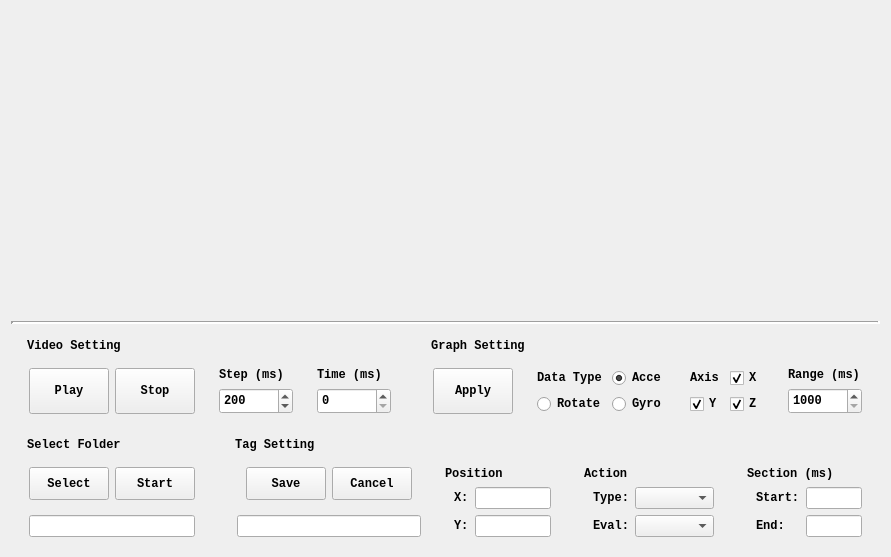
<?xml version="1.0" encoding="UTF-8"?>
<ui version="4.0">
 <class>DataMarker</class>
 <widget class="QWidget" name="DataMarker">
  <property name="geometry">
   <rect>
    <x>0</x>
    <y>0</y>
    <width>866</width>
    <height>557</height>
   </rect>
  </property>
  <property name="sizePolicy">
   <sizepolicy hsizetype="Preferred" vsizetype="Fixed">
    <horstretch>3</horstretch>
    <verstretch>0</verstretch>
   </sizepolicy>
  </property>
  <property name="font">
   <font>
    <family>Consolas</family>
    <pointsize>9</pointsize>
    <weight>75</weight>
    <italic>false</italic>
    <bold>true</bold>
   </font>
  </property>
  <property name="windowTitle">
   <string>DataMarker</string>
  </property>
  <property name="styleSheet">
   <string notr="true"/>
  </property>
  <layout class="QGridLayout" name="gridLayout">
   <item row="0" column="0">
    <widget class="QWidget" name="ShowWidget" native="true">
     <property name="sizePolicy">
      <sizepolicy hsizetype="Preferred" vsizetype="Preferred">
       <horstretch>0</horstretch>
       <verstretch>3</verstretch>
      </sizepolicy>
     </property>
     <layout class="QHBoxLayout" name="horizontalLayout">
      <property name="leftMargin">
       <number>0</number>
      </property>
      <property name="topMargin">
       <number>0</number>
      </property>
      <property name="rightMargin">
       <number>0</number>
      </property>
      <property name="bottomMargin">
       <number>0</number>
      </property>
      <item>
       <widget class="QWidget" name="VideoWidget" native="true">
        <property name="sizePolicy">
         <sizepolicy hsizetype="Preferred" vsizetype="Preferred">
          <horstretch>1</horstretch>
          <verstretch>0</verstretch>
         </sizepolicy>
        </property>
        <property name="styleSheet">
         <string notr="true"/>
        </property>
       </widget>
      </item>
      <item>
       <widget class="QWidget" name="GraphWidget" native="true">
        <property name="sizePolicy">
         <sizepolicy hsizetype="Preferred" vsizetype="Preferred">
          <horstretch>1</horstretch>
          <verstretch>0</verstretch>
         </sizepolicy>
        </property>
        <property name="styleSheet">
         <string notr="true"/>
        </property>
       </widget>
      </item>
     </layout>
    </widget>
   </item>
   <item row="2" column="0">
    <widget class="Line" name="line">
     <property name="frameShadow">
      <enum>QFrame::Sunken</enum>
     </property>
     <property name="lineWidth">
      <number>3</number>
     </property>
     <property name="orientation">
      <enum>Qt::Horizontal</enum>
     </property>
    </widget>
   </item>
   <item row="3" column="0">
    <widget class="QWidget" name="InputWidget" native="true">
     <property name="sizePolicy">
      <sizepolicy hsizetype="Preferred" vsizetype="Preferred">
       <horstretch>0</horstretch>
       <verstretch>2</verstretch>
      </sizepolicy>
     </property>
     <layout class="QVBoxLayout" name="verticalLayout">
      <property name="leftMargin">
       <number>0</number>
      </property>
      <property name="topMargin">
       <number>0</number>
      </property>
      <property name="rightMargin">
       <number>0</number>
      </property>
      <property name="bottomMargin">
       <number>0</number>
      </property>
      <item>
       <widget class="QWidget" name="SetWidget" native="true">
        <property name="sizePolicy">
         <sizepolicy hsizetype="Preferred" vsizetype="Preferred">
          <horstretch>0</horstretch>
          <verstretch>2</verstretch>
         </sizepolicy>
        </property>
        <layout class="QHBoxLayout" name="horizontalLayout_2">
         <property name="leftMargin">
          <number>0</number>
         </property>
         <property name="topMargin">
          <number>0</number>
         </property>
         <property name="rightMargin">
          <number>0</number>
         </property>
         <property name="bottomMargin">
          <number>0</number>
         </property>
         <item>
          <widget class="QWidget" name="VideoSetWidget" native="true">
           <property name="font">
            <font>
             <family>Consolas</family>
             <pointsize>9</pointsize>
             <weight>75</weight>
             <italic>false</italic>
             <bold>true</bold>
            </font>
           </property>
           <property name="cursor">
            <cursorShape>ArrowCursor</cursorShape>
           </property>
           <property name="focusPolicy">
            <enum>Qt::NoFocus</enum>
           </property>
           <property name="styleSheet">
            <string notr="true"/>
           </property>
           <layout class="QVBoxLayout" name="verticalLayout_3">
            <item>
             <widget class="QLabel" name="VideoSetLabel">
              <property name="sizePolicy">
               <sizepolicy hsizetype="Preferred" vsizetype="Fixed">
                <horstretch>0</horstretch>
                <verstretch>0</verstretch>
               </sizepolicy>
              </property>
              <property name="text">
               <string> Video Setting</string>
              </property>
             </widget>
            </item>
            <item>
             <widget class="QWidget" name="widget_2" native="true">
              <property name="sizePolicy">
               <sizepolicy hsizetype="Preferred" vsizetype="Preferred">
                <horstretch>0</horstretch>
                <verstretch>1</verstretch>
               </sizepolicy>
              </property>
              <property name="font">
               <font>
                <family>Consolas</family>
                <pointsize>9</pointsize>
                <weight>75</weight>
                <italic>false</italic>
                <bold>true</bold>
               </font>
              </property>
              <layout class="QHBoxLayout" name="horizontalLayout_5">
               <property name="leftMargin">
                <number>0</number>
               </property>
               <property name="topMargin">
                <number>9</number>
               </property>
               <property name="rightMargin">
                <number>0</number>
               </property>
               <property name="bottomMargin">
                <number>0</number>
               </property>
               <item>
                <widget class="QWidget" name="widget_3" native="true">
                 <layout class="QHBoxLayout" name="horizontalLayout_6">
                  <property name="leftMargin">
                   <number>9</number>
                  </property>
                  <property name="topMargin">
                   <number>0</number>
                  </property>
                  <property name="rightMargin">
                   <number>9</number>
                  </property>
                  <property name="bottomMargin">
                   <number>0</number>
                  </property>
                  <item>
                   <widget class="QPushButton" name="PlayButton">
                    <property name="sizePolicy">
                     <sizepolicy hsizetype="Fixed" vsizetype="Preferred">
                      <horstretch>0</horstretch>
                      <verstretch>0</verstretch>
                     </sizepolicy>
                    </property>
                    <property name="text">
                     <string>Play</string>
                    </property>
                   </widget>
                  </item>
                  <item>
                   <widget class="QPushButton" name="StopButton">
                    <property name="sizePolicy">
                     <sizepolicy hsizetype="Fixed" vsizetype="Preferred">
                      <horstretch>0</horstretch>
                      <verstretch>0</verstretch>
                     </sizepolicy>
                    </property>
                    <property name="text">
                     <string>Stop</string>
                    </property>
                   </widget>
                  </item>
                 </layout>
                </widget>
               </item>
               <item>
                <widget class="QWidget" name="widget_4" native="true">
                 <layout class="QVBoxLayout" name="verticalLayout_4">
                  <property name="topMargin">
                   <number>0</number>
                  </property>
                  <property name="bottomMargin">
                   <number>0</number>
                  </property>
                  <item>
                   <widget class="QLabel" name="label">
                    <property name="sizePolicy">
                     <sizepolicy hsizetype="Preferred" vsizetype="Fixed">
                      <horstretch>0</horstretch>
                      <verstretch>0</verstretch>
                     </sizepolicy>
                    </property>
                    <property name="text">
                     <string>Step (ms)</string>
                    </property>
                   </widget>
                  </item>
                  <item>
                   <widget class="QSpinBox" name="StepSpinBox">
                    <property name="sizePolicy">
                     <sizepolicy hsizetype="Minimum" vsizetype="Preferred">
                      <horstretch>0</horstretch>
                      <verstretch>0</verstretch>
                     </sizepolicy>
                    </property>
                    <property name="minimum">
                     <number>30</number>
                    </property>
                    <property name="maximum">
                     <number>200000000</number>
                    </property>
                    <property name="singleStep">
                     <number>50</number>
                    </property>
                    <property name="value">
                     <number>200</number>
                    </property>
                   </widget>
                  </item>
                 </layout>
                </widget>
               </item>
               <item>
                <widget class="QWidget" name="widget_5" native="true">
                 <layout class="QVBoxLayout" name="verticalLayout_5">
                  <property name="topMargin">
                   <number>0</number>
                  </property>
                  <property name="bottomMargin">
                   <number>0</number>
                  </property>
                  <item>
                   <widget class="QLabel" name="label_2">
                    <property name="sizePolicy">
                     <sizepolicy hsizetype="Preferred" vsizetype="Fixed">
                      <horstretch>0</horstretch>
                      <verstretch>0</verstretch>
                     </sizepolicy>
                    </property>
                    <property name="text">
                     <string>Time (ms)</string>
                    </property>
                   </widget>
                  </item>
                  <item>
                   <widget class="QSpinBox" name="TimeSpinBox">
                    <property name="sizePolicy">
                     <sizepolicy hsizetype="Minimum" vsizetype="Preferred">
                      <horstretch>0</horstretch>
                      <verstretch>0</verstretch>
                     </sizepolicy>
                    </property>
                    <property name="maximum">
                     <number>200000000</number>
                    </property>
                    <property name="singleStep">
                     <number>30</number>
                    </property>
                    <property name="value">
                     <number>0</number>
                    </property>
                   </widget>
                  </item>
                 </layout>
                </widget>
               </item>
              </layout>
             </widget>
            </item>
           </layout>
          </widget>
         </item>
         <item>
          <widget class="QWidget" name="GraphSetWidget" native="true">
           <property name="styleSheet">
            <string notr="true"/>
           </property>
           <layout class="QVBoxLayout" name="verticalLayout_6">
            <property name="leftMargin">
             <number>9</number>
            </property>
            <property name="rightMargin">
             <number>9</number>
            </property>
            <item>
             <widget class="QLabel" name="label_3">
              <property name="sizePolicy">
               <sizepolicy hsizetype="Preferred" vsizetype="Fixed">
                <horstretch>0</horstretch>
                <verstretch>0</verstretch>
               </sizepolicy>
              </property>
              <property name="text">
               <string> Graph Setting</string>
              </property>
             </widget>
            </item>
            <item>
             <widget class="QWidget" name="widget_6" native="true">
              <layout class="QHBoxLayout" name="horizontalLayout_7">
               <property name="leftMargin">
                <number>0</number>
               </property>
               <property name="topMargin">
                <number>9</number>
               </property>
               <property name="rightMargin">
                <number>0</number>
               </property>
               <property name="bottomMargin">
                <number>0</number>
               </property>
               <item>
                <widget class="QWidget" name="widget_7" native="true">
                 <layout class="QHBoxLayout" name="horizontalLayout_8">
                  <property name="topMargin">
                   <number>0</number>
                  </property>
                  <property name="bottomMargin">
                   <number>0</number>
                  </property>
                  <item>
                   <widget class="QPushButton" name="ApplyButton">
                    <property name="sizePolicy">
                     <sizepolicy hsizetype="Fixed" vsizetype="Preferred">
                      <horstretch>0</horstretch>
                      <verstretch>0</verstretch>
                     </sizepolicy>
                    </property>
                    <property name="text">
                     <string>Apply</string>
                    </property>
                   </widget>
                  </item>
                 </layout>
                </widget>
               </item>
               <item>
                <widget class="QWidget" name="widget_10" native="true">
                 <layout class="QGridLayout" name="gridLayout_2">
                  <property name="topMargin">
                   <number>0</number>
                  </property>
                  <property name="bottomMargin">
                   <number>0</number>
                  </property>
                  <item row="0" column="0">
                   <widget class="QLabel" name="DataTypeLabel">
                    <property name="sizePolicy">
                     <sizepolicy hsizetype="Preferred" vsizetype="Fixed">
                      <horstretch>0</horstretch>
                      <verstretch>0</verstretch>
                     </sizepolicy>
                    </property>
                    <property name="text">
                     <string>Data Type</string>
                    </property>
                   </widget>
                  </item>
                  <item row="0" column="1">
                   <widget class="QRadioButton" name="AcceRadio">
                    <property name="text">
                     <string>Acce</string>
                    </property>
                    <property name="checked">
                     <bool>true</bool>
                    </property>
                   </widget>
                  </item>
                  <item row="1" column="1">
                   <widget class="QRadioButton" name="GyroRadio">
                    <property name="text">
                     <string>Gyro</string>
                    </property>
                   </widget>
                  </item>
                  <item row="1" column="0">
                   <widget class="QRadioButton" name="RotateRadio">
                    <property name="text">
                     <string>Rotate</string>
                    </property>
                   </widget>
                  </item>
                 </layout>
                </widget>
               </item>
               <item>
                <widget class="QWidget" name="widget_9" native="true">
                 <layout class="QGridLayout" name="gridLayout_3">
                  <property name="topMargin">
                   <number>0</number>
                  </property>
                  <property name="bottomMargin">
                   <number>0</number>
                  </property>
                  <item row="0" column="0">
                   <widget class="QLabel" name="DataTypeLabel_2">
                    <property name="sizePolicy">
                     <sizepolicy hsizetype="Preferred" vsizetype="Fixed">
                      <horstretch>0</horstretch>
                      <verstretch>0</verstretch>
                     </sizepolicy>
                    </property>
                    <property name="text">
                     <string>Axis</string>
                    </property>
                   </widget>
                  </item>
                  <item row="0" column="1">
                   <widget class="QCheckBox" name="XCheck">
                    <property name="text">
                     <string>X</string>
                    </property>
                    <property name="checked">
                     <bool>true</bool>
                    </property>
                   </widget>
                  </item>
                  <item row="1" column="0">
                   <widget class="QCheckBox" name="YCheck">
                    <property name="text">
                     <string>Y</string>
                    </property>
                    <property name="checked">
                     <bool>true</bool>
                    </property>
                   </widget>
                  </item>
                  <item row="1" column="1">
                   <widget class="QCheckBox" name="ZCheck">
                    <property name="text">
                     <string>Z</string>
                    </property>
                    <property name="checked">
                     <bool>true</bool>
                    </property>
                   </widget>
                  </item>
                 </layout>
                </widget>
               </item>
               <item>
                <widget class="QWidget" name="widget_8" native="true">
                 <layout class="QVBoxLayout" name="verticalLayout_7">
                  <property name="topMargin">
                   <number>0</number>
                  </property>
                  <property name="bottomMargin">
                   <number>0</number>
                  </property>
                  <item>
                   <widget class="QLabel" name="label_4">
                    <property name="sizePolicy">
                     <sizepolicy hsizetype="Preferred" vsizetype="Fixed">
                      <horstretch>0</horstretch>
                      <verstretch>0</verstretch>
                     </sizepolicy>
                    </property>
                    <property name="text">
                     <string>Range (ms)</string>
                    </property>
                   </widget>
                  </item>
                  <item>
                   <widget class="QSpinBox" name="RangeSpinBox">
                    <property name="sizePolicy">
                     <sizepolicy hsizetype="Minimum" vsizetype="Preferred">
                      <horstretch>0</horstretch>
                      <verstretch>0</verstretch>
                     </sizepolicy>
                    </property>
                    <property name="minimum">
                     <number>1000</number>
                    </property>
                    <property name="maximum">
                     <number>100000</number>
                    </property>
                    <property name="singleStep">
                     <number>1000</number>
                    </property>
                    <property name="value">
                     <number>1000</number>
                    </property>
                   </widget>
                  </item>
                 </layout>
                </widget>
               </item>
              </layout>
             </widget>
            </item>
           </layout>
          </widget>
         </item>
        </layout>
       </widget>
      </item>
      <item>
       <widget class="QWidget" name="TagWidget" native="true">
        <property name="sizePolicy">
         <sizepolicy hsizetype="Preferred" vsizetype="Preferred">
          <horstretch>0</horstretch>
          <verstretch>3</verstretch>
         </sizepolicy>
        </property>
        <layout class="QHBoxLayout" name="horizontalLayout_3">
         <property name="leftMargin">
          <number>0</number>
         </property>
         <property name="topMargin">
          <number>0</number>
         </property>
         <property name="rightMargin">
          <number>0</number>
         </property>
         <property name="bottomMargin">
          <number>0</number>
         </property>
         <item>
          <widget class="QWidget" name="TagFolderWidget" native="true">
           <property name="sizePolicy">
            <sizepolicy hsizetype="Preferred" vsizetype="Preferred">
             <horstretch>1</horstretch>
             <verstretch>0</verstretch>
            </sizepolicy>
           </property>
           <property name="styleSheet">
            <string notr="true"/>
           </property>
           <layout class="QVBoxLayout" name="verticalLayout_2">
            <item>
             <widget class="QLabel" name="TagFolderLabel">
              <property name="sizePolicy">
               <sizepolicy hsizetype="Preferred" vsizetype="Fixed">
                <horstretch>0</horstretch>
                <verstretch>0</verstretch>
               </sizepolicy>
              </property>
              <property name="text">
               <string> Select Folder</string>
              </property>
             </widget>
            </item>
            <item>
             <widget class="QWidget" name="widget_21" native="true">
              <layout class="QVBoxLayout" name="verticalLayout_12">
               <property name="topMargin">
                <number>0</number>
               </property>
               <property name="bottomMargin">
                <number>0</number>
               </property>
               <item>
                <widget class="QWidget" name="widget" native="true">
                 <property name="sizePolicy">
                  <sizepolicy hsizetype="Preferred" vsizetype="Preferred">
                   <horstretch>0</horstretch>
                   <verstretch>3</verstretch>
                  </sizepolicy>
                 </property>
                 <layout class="QHBoxLayout" name="horizontalLayout_4">
                  <property name="leftMargin">
                   <number>0</number>
                  </property>
                  <property name="topMargin">
                   <number>9</number>
                  </property>
                  <property name="rightMargin">
                   <number>0</number>
                  </property>
                  <property name="bottomMargin">
                   <number>9</number>
                  </property>
                  <item>
                   <widget class="QPushButton" name="SelectFolderButton">
                    <property name="sizePolicy">
                     <sizepolicy hsizetype="Fixed" vsizetype="Preferred">
                      <horstretch>0</horstretch>
                      <verstretch>0</verstretch>
                     </sizepolicy>
                    </property>
                    <property name="text">
                     <string>Select</string>
                    </property>
                   </widget>
                  </item>
                  <item>
                   <widget class="QPushButton" name="TagStartButton">
                    <property name="sizePolicy">
                     <sizepolicy hsizetype="Fixed" vsizetype="Preferred">
                      <horstretch>0</horstretch>
                      <verstretch>0</verstretch>
                     </sizepolicy>
                    </property>
                    <property name="text">
                     <string>Start</string>
                    </property>
                   </widget>
                  </item>
                 </layout>
                </widget>
               </item>
               <item>
                <widget class="QLineEdit" name="TagFolderLineEdit">
                 <property name="sizePolicy">
                  <sizepolicy hsizetype="Preferred" vsizetype="Preferred">
                   <horstretch>0</horstretch>
                   <verstretch>1</verstretch>
                  </sizepolicy>
                 </property>
                 <property name="readOnly">
                  <bool>true</bool>
                 </property>
                </widget>
               </item>
              </layout>
             </widget>
            </item>
           </layout>
          </widget>
         </item>
         <item>
          <widget class="QWidget" name="TagSetWidget" native="true">
           <property name="sizePolicy">
            <sizepolicy hsizetype="Preferred" vsizetype="Preferred">
             <horstretch>4</horstretch>
             <verstretch>0</verstretch>
            </sizepolicy>
           </property>
           <property name="styleSheet">
            <string notr="true"/>
           </property>
           <layout class="QVBoxLayout" name="verticalLayout_8">
            <item>
             <widget class="QLabel" name="TagSetLabel">
              <property name="sizePolicy">
               <sizepolicy hsizetype="Preferred" vsizetype="Fixed">
                <horstretch>0</horstretch>
                <verstretch>0</verstretch>
               </sizepolicy>
              </property>
              <property name="text">
               <string> Tag Setting</string>
              </property>
             </widget>
            </item>
            <item>
             <widget class="QWidget" name="widget_11" native="true">
              <layout class="QHBoxLayout" name="horizontalLayout_9">
               <property name="leftMargin">
                <number>0</number>
               </property>
               <property name="topMargin">
                <number>0</number>
               </property>
               <property name="rightMargin">
                <number>0</number>
               </property>
               <property name="bottomMargin">
                <number>0</number>
               </property>
               <item>
                <widget class="QWidget" name="widget_12" native="true">
                 <property name="sizePolicy">
                  <sizepolicy hsizetype="Preferred" vsizetype="Preferred">
                   <horstretch>1</horstretch>
                   <verstretch>0</verstretch>
                  </sizepolicy>
                 </property>
                 <layout class="QVBoxLayout" name="verticalLayout_9">
                  <property name="spacing">
                   <number>6</number>
                  </property>
                  <property name="leftMargin">
                   <number>9</number>
                  </property>
                  <property name="topMargin">
                   <number>0</number>
                  </property>
                  <property name="rightMargin">
                   <number>9</number>
                  </property>
                  <property name="bottomMargin">
                   <number>0</number>
                  </property>
                  <item>
                   <widget class="QWidget" name="widget_16" native="true">
                    <property name="sizePolicy">
                     <sizepolicy hsizetype="Preferred" vsizetype="Preferred">
                      <horstretch>0</horstretch>
                      <verstretch>3</verstretch>
                     </sizepolicy>
                    </property>
                    <layout class="QHBoxLayout" name="horizontalLayout_10">
                     <property name="leftMargin">
                      <number>9</number>
                     </property>
                     <property name="topMargin">
                      <number>9</number>
                     </property>
                     <property name="rightMargin">
                      <number>9</number>
                     </property>
                     <property name="bottomMargin">
                      <number>9</number>
                     </property>
                     <item>
                      <widget class="QPushButton" name="SaveButton">
                       <property name="sizePolicy">
                        <sizepolicy hsizetype="Fixed" vsizetype="Preferred">
                         <horstretch>0</horstretch>
                         <verstretch>0</verstretch>
                        </sizepolicy>
                       </property>
                       <property name="text">
                        <string>Save</string>
                       </property>
                      </widget>
                     </item>
                     <item>
                      <widget class="QPushButton" name="CancelButton">
                       <property name="sizePolicy">
                        <sizepolicy hsizetype="Fixed" vsizetype="Preferred">
                         <horstretch>0</horstretch>
                         <verstretch>0</verstretch>
                        </sizepolicy>
                       </property>
                       <property name="text">
                        <string>Cancel</string>
                       </property>
                      </widget>
                     </item>
                    </layout>
                   </widget>
                  </item>
                  <item>
                   <widget class="QLineEdit" name="SaveLineEdit">
                    <property name="sizePolicy">
                     <sizepolicy hsizetype="Preferred" vsizetype="Preferred">
                      <horstretch>0</horstretch>
                      <verstretch>1</verstretch>
                     </sizepolicy>
                    </property>
                    <property name="readOnly">
                     <bool>true</bool>
                    </property>
                   </widget>
                  </item>
                 </layout>
                </widget>
               </item>
               <item>
                <widget class="QWidget" name="widget_15" native="true">
                 <property name="sizePolicy">
                  <sizepolicy hsizetype="Preferred" vsizetype="Preferred">
                   <horstretch>1</horstretch>
                   <verstretch>0</verstretch>
                  </sizepolicy>
                 </property>
                 <layout class="QVBoxLayout" name="verticalLayout_10">
                  <property name="bottomMargin">
                   <number>0</number>
                  </property>
                  <item>
                   <widget class="QLabel" name="label_5">
                    <property name="sizePolicy">
                     <sizepolicy hsizetype="Preferred" vsizetype="Fixed">
                      <horstretch>0</horstretch>
                      <verstretch>0</verstretch>
                     </sizepolicy>
                    </property>
                    <property name="text">
                     <string>Position</string>
                    </property>
                   </widget>
                  </item>
                  <item>
                   <widget class="QWidget" name="widget_22" native="true">
                    <layout class="QGridLayout" name="gridLayout_4">
                     <property name="leftMargin">
                      <number>9</number>
                     </property>
                     <property name="topMargin">
                      <number>0</number>
                     </property>
                     <property name="rightMargin">
                      <number>9</number>
                     </property>
                     <property name="bottomMargin">
                      <number>0</number>
                     </property>
                     <item row="0" column="1">
                      <widget class="QLineEdit" name="XLineEdit">
                       <property name="sizePolicy">
                        <sizepolicy hsizetype="Preferred" vsizetype="Preferred">
                         <horstretch>0</horstretch>
                         <verstretch>0</verstretch>
                        </sizepolicy>
                       </property>
                      </widget>
                     </item>
                     <item row="0" column="0">
                      <widget class="QLabel" name="label_6">
                       <property name="sizePolicy">
                        <sizepolicy hsizetype="Fixed" vsizetype="Preferred">
                         <horstretch>0</horstretch>
                         <verstretch>0</verstretch>
                        </sizepolicy>
                       </property>
                       <property name="text">
                        <string>X:</string>
                       </property>
                      </widget>
                     </item>
                     <item row="1" column="0">
                      <widget class="QLabel" name="label_7">
                       <property name="sizePolicy">
                        <sizepolicy hsizetype="Fixed" vsizetype="Preferred">
                         <horstretch>0</horstretch>
                         <verstretch>0</verstretch>
                        </sizepolicy>
                       </property>
                       <property name="text">
                        <string>Y:</string>
                       </property>
                      </widget>
                     </item>
                     <item row="1" column="1">
                      <widget class="QLineEdit" name="YLineEdit">
                       <property name="sizePolicy">
                        <sizepolicy hsizetype="Preferred" vsizetype="Preferred">
                         <horstretch>0</horstretch>
                         <verstretch>0</verstretch>
                        </sizepolicy>
                       </property>
                      </widget>
                     </item>
                    </layout>
                   </widget>
                  </item>
                 </layout>
                </widget>
               </item>
               <item>
                <widget class="QWidget" name="widget_13" native="true">
                 <property name="sizePolicy">
                  <sizepolicy hsizetype="Preferred" vsizetype="Preferred">
                   <horstretch>1</horstretch>
                   <verstretch>0</verstretch>
                  </sizepolicy>
                 </property>
                 <layout class="QVBoxLayout" name="verticalLayout_11">
                  <property name="bottomMargin">
                   <number>0</number>
                  </property>
                  <item>
                   <widget class="QLabel" name="label_8">
                    <property name="sizePolicy">
                     <sizepolicy hsizetype="Preferred" vsizetype="Fixed">
                      <horstretch>0</horstretch>
                      <verstretch>0</verstretch>
                     </sizepolicy>
                    </property>
                    <property name="text">
                     <string>Action</string>
                    </property>
                   </widget>
                  </item>
                  <item>
                   <widget class="QWidget" name="widget_17" native="true">
                    <layout class="QGridLayout" name="gridLayout_5">
                     <property name="topMargin">
                      <number>0</number>
                     </property>
                     <property name="bottomMargin">
                      <number>0</number>
                     </property>
                     <item row="0" column="0">
                      <widget class="QLabel" name="label_9">
                       <property name="sizePolicy">
                        <sizepolicy hsizetype="Fixed" vsizetype="Preferred">
                         <horstretch>0</horstretch>
                         <verstretch>0</verstretch>
                        </sizepolicy>
                       </property>
                       <property name="text">
                        <string>Type:</string>
                       </property>
                      </widget>
                     </item>
                     <item row="0" column="1">
                      <widget class="QComboBox" name="TypeComboBox">
                       <property name="sizePolicy">
                        <sizepolicy hsizetype="Preferred" vsizetype="Preferred">
                         <horstretch>0</horstretch>
                         <verstretch>0</verstretch>
                        </sizepolicy>
                       </property>
                      </widget>
                     </item>
                     <item row="1" column="0">
                      <widget class="QLabel" name="label_10">
                       <property name="sizePolicy">
                        <sizepolicy hsizetype="Fixed" vsizetype="Preferred">
                         <horstretch>0</horstretch>
                         <verstretch>0</verstretch>
                        </sizepolicy>
                       </property>
                       <property name="text">
                        <string>Eval:</string>
                       </property>
                      </widget>
                     </item>
                     <item row="1" column="1">
                      <widget class="QComboBox" name="EvalComboBox">
                       <property name="sizePolicy">
                        <sizepolicy hsizetype="Preferred" vsizetype="Preferred">
                         <horstretch>0</horstretch>
                         <verstretch>0</verstretch>
                        </sizepolicy>
                       </property>
                      </widget>
                     </item>
                    </layout>
                   </widget>
                  </item>
                 </layout>
                </widget>
               </item>
               <item>
                <widget class="QWidget" name="widget_14" native="true">
                 <property name="sizePolicy">
                  <sizepolicy hsizetype="Preferred" vsizetype="Preferred">
                   <horstretch>1</horstretch>
                   <verstretch>0</verstretch>
                  </sizepolicy>
                 </property>
                 <layout class="QVBoxLayout" name="verticalLayout_13">
                  <property name="rightMargin">
                   <number>0</number>
                  </property>
                  <property name="bottomMargin">
                   <number>0</number>
                  </property>
                  <item>
                   <widget class="QLabel" name="label_11">
                    <property name="sizePolicy">
                     <sizepolicy hsizetype="Preferred" vsizetype="Fixed">
                      <horstretch>0</horstretch>
                      <verstretch>0</verstretch>
                     </sizepolicy>
                    </property>
                    <property name="text">
                     <string>Section (ms)</string>
                    </property>
                   </widget>
                  </item>
                  <item>
                   <widget class="QWidget" name="widget_18" native="true">
                    <layout class="QGridLayout" name="gridLayout_6">
                     <property name="topMargin">
                      <number>0</number>
                     </property>
                     <property name="bottomMargin">
                      <number>0</number>
                     </property>
                     <item row="0" column="1">
                      <widget class="QLineEdit" name="StartLineEdit">
                       <property name="sizePolicy">
                        <sizepolicy hsizetype="Preferred" vsizetype="Preferred">
                         <horstretch>0</horstretch>
                         <verstretch>0</verstretch>
                        </sizepolicy>
                       </property>
                       <property name="readOnly">
                        <bool>true</bool>
                       </property>
                      </widget>
                     </item>
                     <item row="0" column="0">
                      <widget class="QLabel" name="label_12">
                       <property name="sizePolicy">
                        <sizepolicy hsizetype="Fixed" vsizetype="Preferred">
                         <horstretch>0</horstretch>
                         <verstretch>0</verstretch>
                        </sizepolicy>
                       </property>
                       <property name="text">
                        <string>Start:</string>
                       </property>
                      </widget>
                     </item>
                     <item row="1" column="0">
                      <widget class="QLabel" name="label_13">
                       <property name="sizePolicy">
                        <sizepolicy hsizetype="Fixed" vsizetype="Preferred">
                         <horstretch>0</horstretch>
                         <verstretch>0</verstretch>
                        </sizepolicy>
                       </property>
                       <property name="text">
                        <string>End:</string>
                       </property>
                      </widget>
                     </item>
                     <item row="1" column="1">
                      <widget class="QLineEdit" name="EndLineEdit">
                       <property name="sizePolicy">
                        <sizepolicy hsizetype="Preferred" vsizetype="Preferred">
                         <horstretch>0</horstretch>
                         <verstretch>0</verstretch>
                        </sizepolicy>
                       </property>
                       <property name="readOnly">
                        <bool>true</bool>
                       </property>
                      </widget>
                     </item>
                    </layout>
                   </widget>
                  </item>
                 </layout>
                </widget>
               </item>
              </layout>
             </widget>
            </item>
           </layout>
          </widget>
         </item>
        </layout>
       </widget>
      </item>
     </layout>
    </widget>
   </item>
  </layout>
 </widget>
 <resources/>
 <connections/>
</ui>
